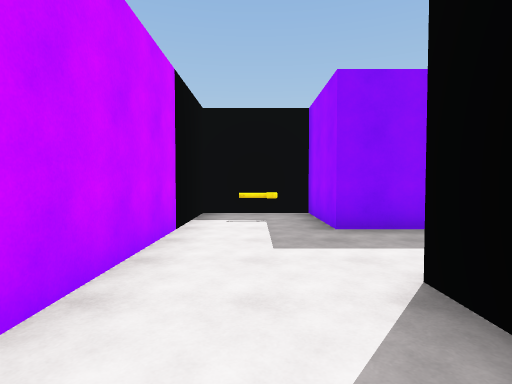
[1] (above)

12 first-person views from a walk through a 3-D level made in the Unity game engine. The camera is 1.5 m above the floor, tilts 2° down and sees 80° across. The floor is counted in squares, 2 m on a side. Each view is taken from the middle of a square. On the plan, view 1 faces up. The plan holds only what a view shows up to about 10 squares ahead; the rest is blank. The player is left out.

[2]
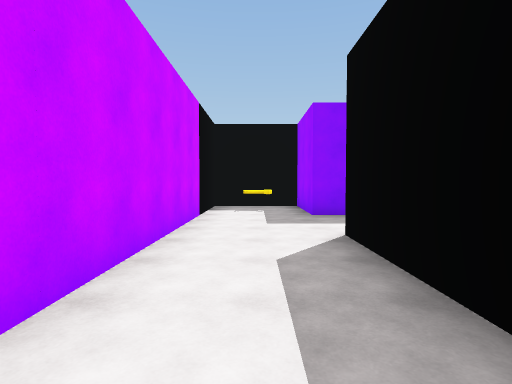

[3]
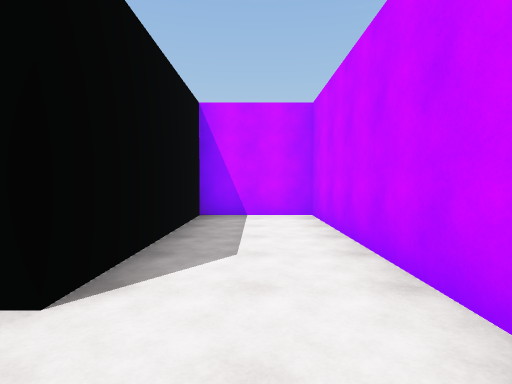

[4]
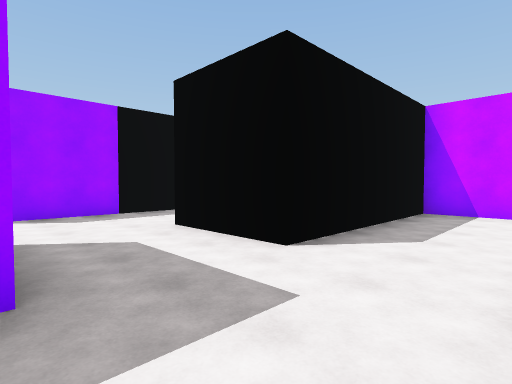

[5]
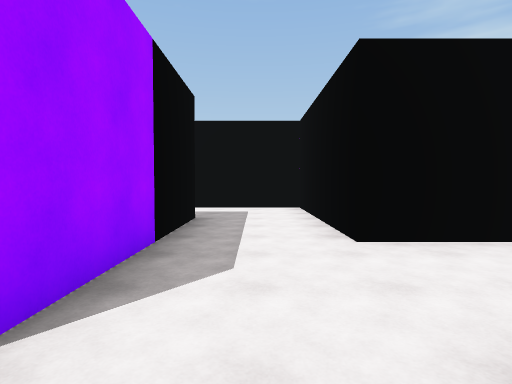

[6]
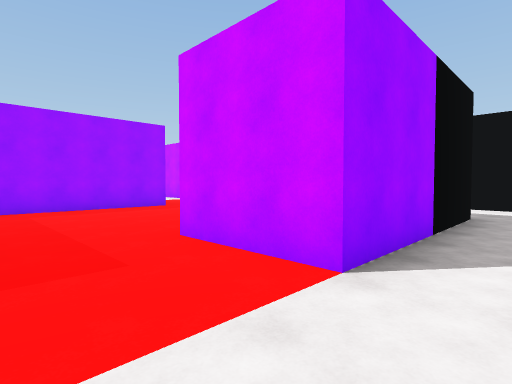

[7]
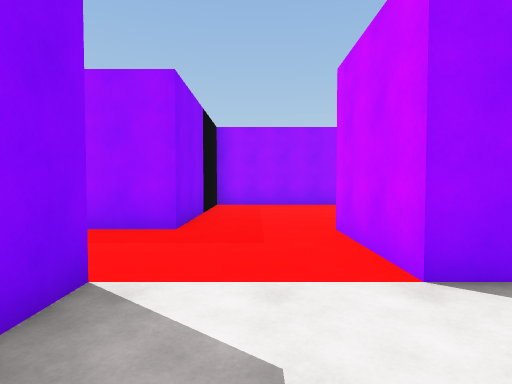

[8]
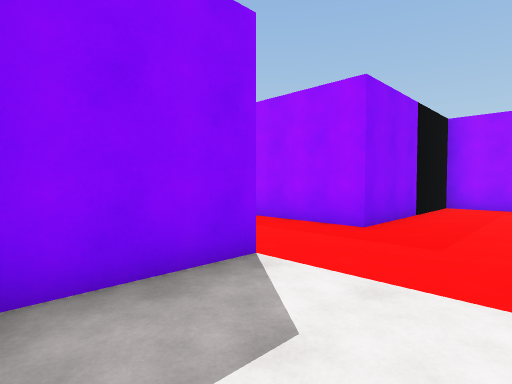

[9]
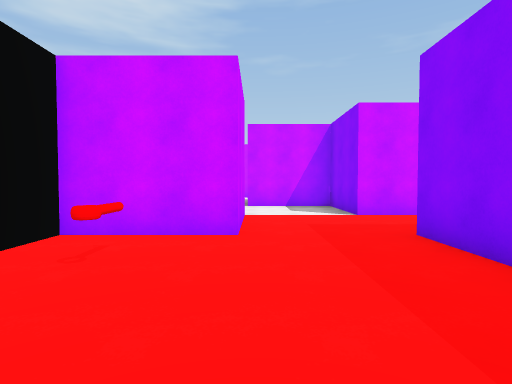

[10]
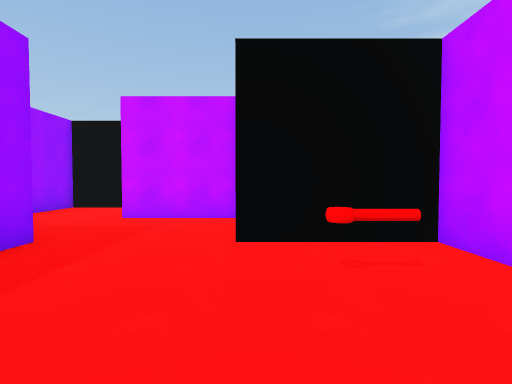

[11]
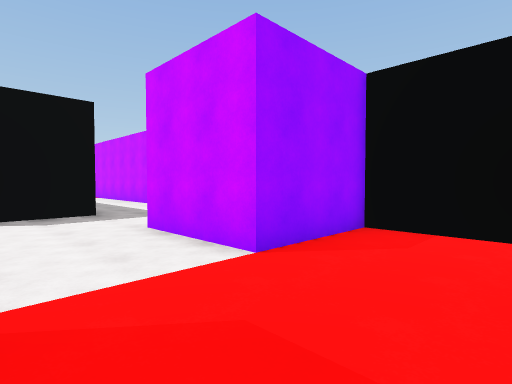

[12]
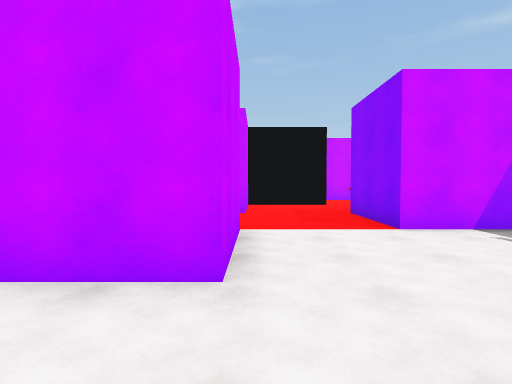

### Floor plan
Points are (right, up) in squares from view 1. A wall is a line through its corners. A room is listed if a view was taken in it or the views show most of it. See-through windows are left out.
Room 1 (views 1, 2, 3, 4)
walls: (2.8, 4.7) (1.2, 4.7) (1.2, 7.2) (-1.2, 7.2) (-1.2, -2.8) (1.2, -2.8) (1.2, -0.1)
low walls: (0.4, 6) (-0.4, 6)
ways out: opening at (2.5, 3.5) to room 2
Room 2 (views 5, 6, 7, 8, 9, 10)
walls: (6.3, 7.2) (3.7, 7.2) (3.7, 4.8); (13.7, 2.3) (13.7, 7.2) (8.8, 7.2); (6.2, -0.2) (6.2, 4.7) (8.7, 4.7) (8.7, 2.3) (10.2, 2.3); (3.7, 0.5) (3.7, -2.8) (6.8, -2.8)
low walls: (9.6, 3.5) (10.4, 3.5)
ways out: opening at (2.5, 3.5) to room 1; opening at (12.5, 3) to room 3; opening at (7.5, 8.5)
Room 3 (views 11, 12)
walls: (21.2, -0.4) (21.2, 1.4); (16.3, 4) (16.3, 2.3) (13.7, 2.3); (14.8, -2.8) (16.2, -2.8) (16.2, -0.3) (18.8, -0.3) (18.8, -2); (11.3, 2.4) (11.3, -0.3) (13.8, -0.3)
ways out: opening at (12.5, 3) to room 2

Where each view was taken, in squares from view 1:
view 1: 0 up, 0 right, facing up
view 2: 2 down, 0 right, facing up
view 3: 4 up, 0 right, facing down
view 4: 5 up, 1 left, facing down-right
view 5: 6 up, 5 right, facing down
view 6: 7 up, 5 right, facing down-right
view 7: 6 up, 4 right, facing right
view 8: 5 up, 4 right, facing up-right
view 9: 5 up, 13 right, facing left
view 10: 6 up, 11 right, facing down
view 11: 2 up, 14 right, facing down-right
view 12: 0 up, 21 right, facing left
